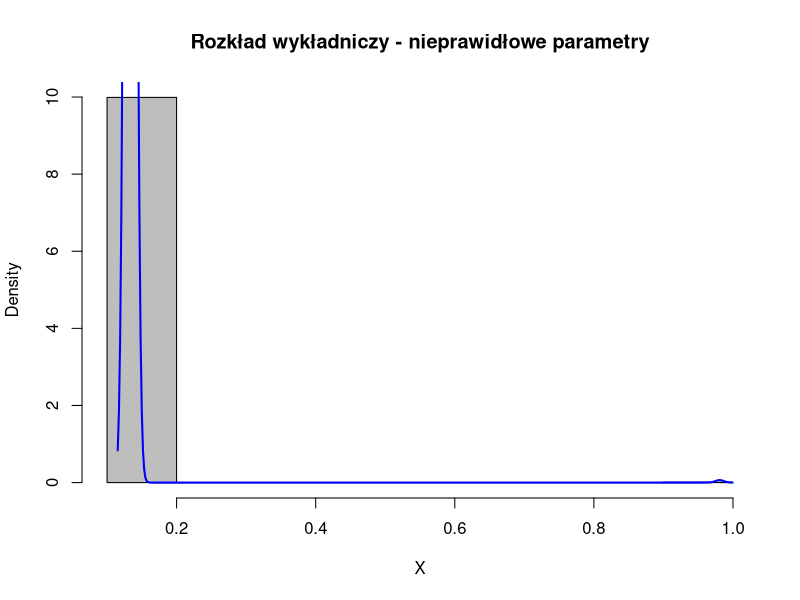
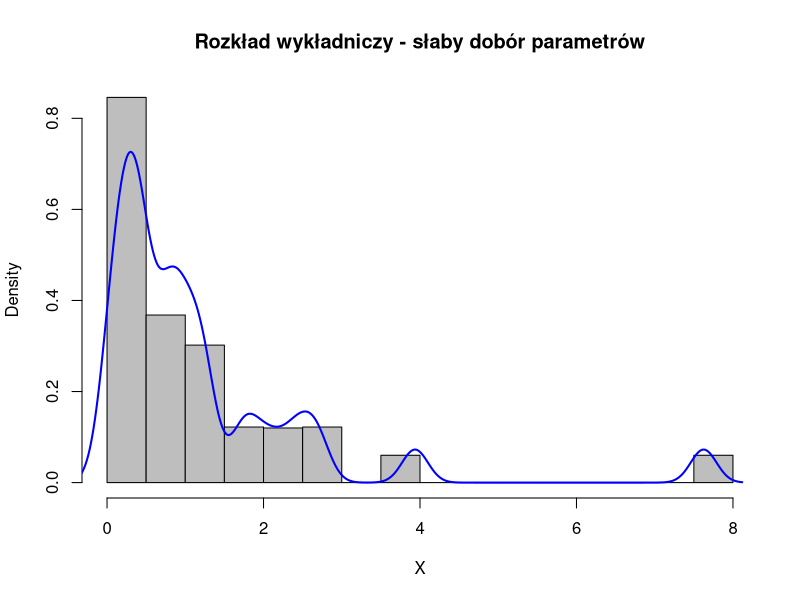
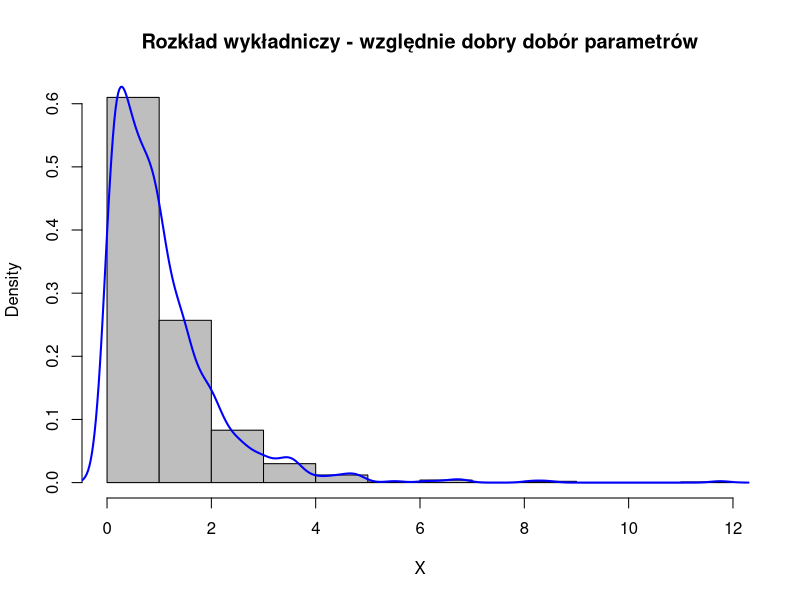
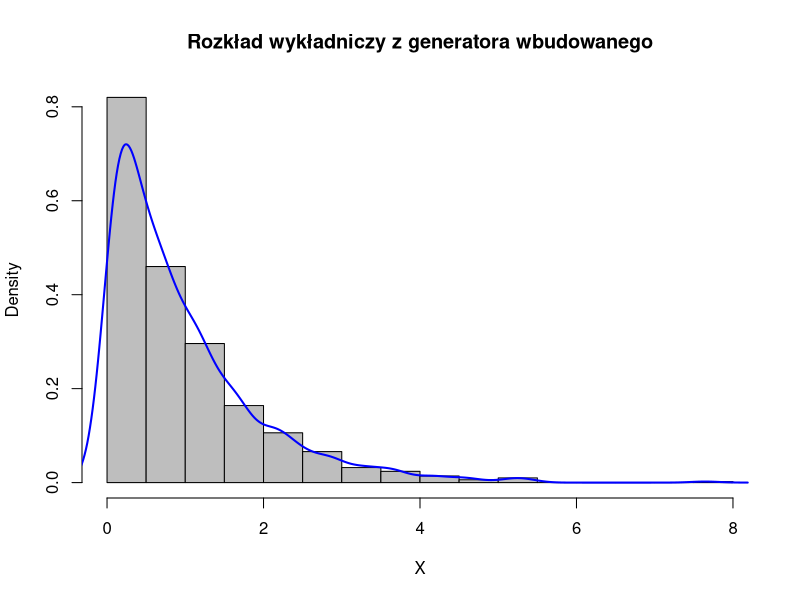
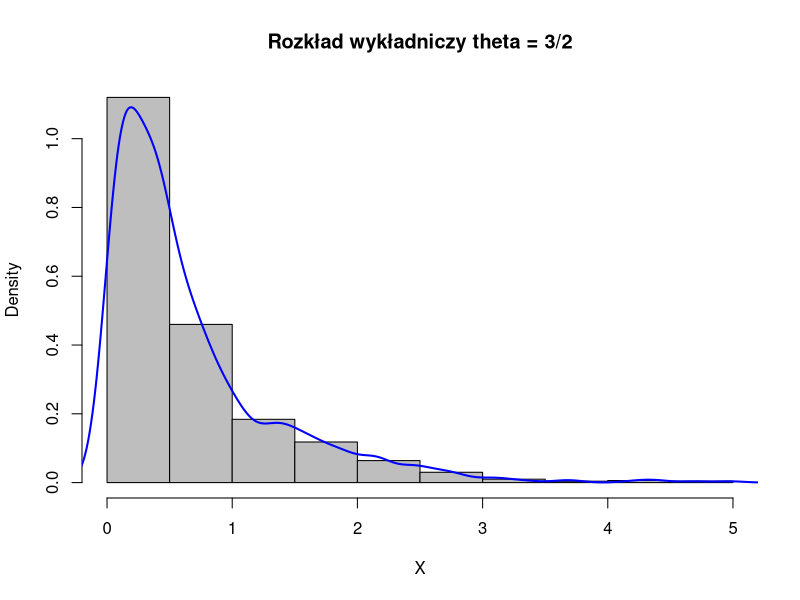
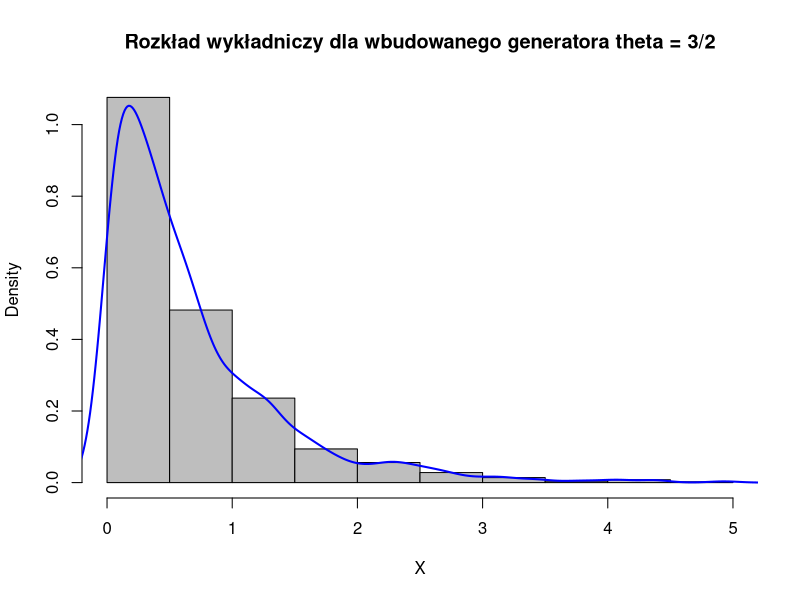
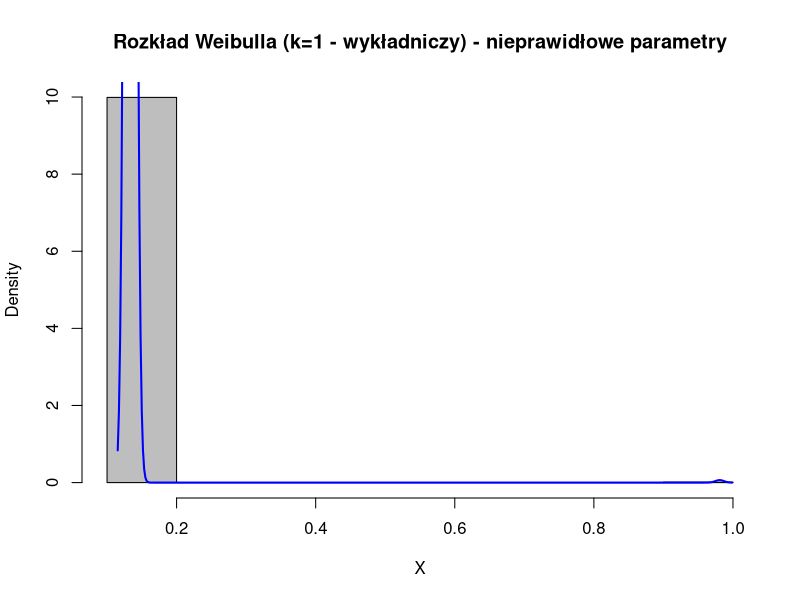
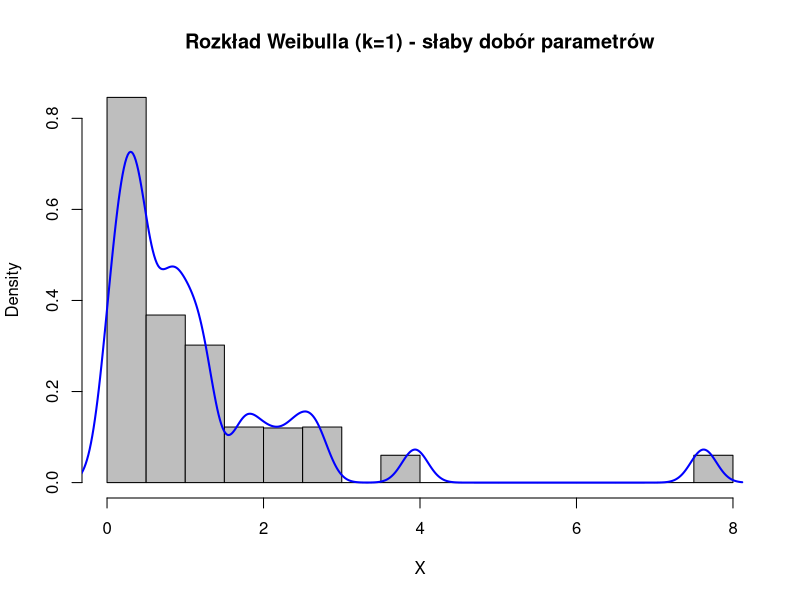

Source code (R) for these figures, in order:
## ---- chunk 1
knitr::opts_chunk$set(echo = FALSE)
## ---- chunk 2
valid <- c(2^31 - 1, 16807, 24, 1)
badvalid <- c(2^11+1, 64, 73,1)
nonvalid <- c(8,2,1,1)


lcgen <- function(n, m, a, c, x){
  
  gen <- vector(length = n)
  
  for (i in 1:n){
    x <- (a * x + c) %% m
    gen[i] <- x/m
  }
  
  return(gen)
}
gcd <- function(x,y) {
  r <- x%%y;
  return(ifelse(r, gcd(y, r), y))
}
prime_division <- function(x,y){
  is_prime <- function(n) n == 2L || all(n %% 2L:max(2,floor(sqrt(n))) != 0)
  
  div <- c(1:(y-1))
  divisors <- div[x %% div == 0]
  
  primes <- c()
  for (i in 1:length(divisors)){
    if (is_prime(divisors[i])==TRUE){
      if ((y-1) %% divisors[i] == 0){
        
        primes <- c(primes, TRUE)
      
      } else {
        print(divisors[i])
        primes <- c(primes, FALSE)
      }
    }
  }
  return(primes)
}
four_division <- function(x,y){
  if (((x %% 4 == 0) & ((y-1) %% 4 == 0)) | ((x %% 4 != 0) & ((y-1) %% 4 != 0))){
    return(TRUE)
  } else {
    return(FALSE)
  }
}
multiplication <- function(x,y){
  if (y %% (x^(y-1)) != 0){
    return(TRUE)
  } else {
    return(FALSE)
  }
}
multi_multiplication <- function(x,y){
  info <- c()
  for (i in 1:(x-2)){
    if (y %% (x^i - 1) == 0){
      info <- c(info, FALSE)
    } else {
      info <- c(info, TRUE)
    }
  }
  return(info)
}
check_assumptions <- function(m,a,c){
  if (c != 0){
    if (gcd(c,m) == 1){
      if (all(prime_division(m, a))==TRUE){
        if (four_division(m, a)==TRUE){
          return("Założenia spełnione!")
        }
        else{
          return("Błąd! Liczba m podzielna przez 4, ale (a-1) nie jest!")
        }
      } else {
        return("Błąd! Nie każda pierwsza liczba dzieląca m dzieli też a-1!")
      }
    } else {
      return("Błąd! Liczby c i m nie są względnie pierwsze!")
    }
  } else if (c == 0){
    if (multiplication(m, a)==TRUE){
      if (all(multi_multiplication(m,a))==TRUE){
        return("Założenia spełnione!")
      } else {
        return("Błąd! Liczba a^j - 1 jest wielokrotnością m dla pewnego j!")
      }
    } else {
      return("Błąd! Liczba a^(m-1) jest wielokrotnością m!")
    }
  } else {
    return("Przypadek nie został obsłużony!")
  }
}
## ---- chunk 3
exp_rand <- function(N,theta,m=valid[1], a=valid[2], c=valid[3], x=valid[4], mode="self"){
  if (check_assumptions(m,a,c) == 'Założenia spełnione!' & mode=="self"){
    U <- lcgen(N,m,a,c,x)
    X <- -1/theta*log(U)

  }
  else if (check_assumptions(m,a,c) != 'Założenia spełnione!' & mode=="self"){
    print("Wartości dla założeń nieprawidłowe!")
    U <- lcgen(N,m,a,c,x)
    X <- -1/theta*log(U)

  }
  else {
    U <- runif(N)
    X <- -1/theta*log(U)
  }
  return(X)
}

## ---- chunk 4
plot_and_check <- function(X, theta, title){
  hist(X, prob=TRUE, col="grey", main=title)
  lines(density(X), col="blue", lwd=2)
  
  mean = 1/theta
  median = log(2)/theta
  var = 1/(theta^2)
  std = sqrt(var)
  
  mean_x = mean(X)
  median_x = median(X)
  var_x = var(X)
  std_x = sqrt(var_x)
  
  t <- c(mean, median, var, std)
  p <- c(mean_x, median_x, var_x, std_x)
  
  print("Wartości teoretyczne:")
  print(paste("Średnia: ", mean, ", Mediana: ", median))
  print(paste("Wariancja: ", var, ", STD: ", std))
  print("Wartości wygenerowane:")
  print(paste("Średnia: ", mean_x, ", Mediana: ", median_x))
  print(paste("Wariancja: ", var_x, ", STD: ", std_x))
  }
## ---- chunk 5
exp <- exp_rand(N=1000, theta=1, m=nonvalid[1], a=nonvalid[2], c=nonvalid[3], x=nonvalid[4])
plot_and_check(exp, theta=1, "Rozkład wykładniczy - nieprawidłowe parametry")
## ---- chunk 6
exp <- exp_rand(N=1000, theta=1, m=badvalid[1], a=badvalid[2], c=badvalid[3], x=badvalid[4])
plot_and_check(exp, theta=1, title= "Rozkład wykładniczy - słaby dobór parametrów")
## ---- chunk 7
exp <- exp_rand(N=1000, theta=1, m=valid[1], a=valid[2], c=valid[3], x=valid[4])
plot_and_check(exp, theta=1, title = "Rozkład wykładniczy - względnie dobry dobór parametrów")
## ---- chunk 8
exp <- rexp(1000, rate=1)
plot_and_check(exp, theta=1, title="Rozkład wykładniczy z generatora wbudowanego")
## ---- chunk 9
exp6 <- exp_rand(N=1000, theta=3/2, mode="implemented")
plot_and_check(exp6, theta=3/2, title = "Rozkład wykładniczy theta = 3/2")
## ---- chunk 10
exp7 <- rexp(1000, rate=3/2)
plot_and_check(exp7, theta=3/2, title= "Rozkład wykładniczy dla wbudowanego generatora theta = 3/2")
## ---- chunk 11
weibull_rand <- function(N,theta,k,m=valid[1], a=valid[2], c=valid[3], x=valid[4], mode="self"){
  if (check_assumptions(m,a,c) == 'Założenia spełnione!' & mode=="self"){
    U <- lcgen(N,m,a,c,x)
    X <- abs(theta)*(-log(U))^(1/k)

  }
  else if (check_assumptions(m,a,c) != 'Założenia spełnione!' & mode=="self"){
    print("Wartości dla założeń nieprawidłowe!")
    U <- lcgen(N,m,a,c,x)
    X <- abs(theta)*(-log(U))^(1/k)

  }
  else {
    U <- runif(N)
    X <- abs(theta)*(-log(U))^(1/k)

  }
  return(X)
}

## ---- chunk 12
plot_and_check_weibull <- function(X, theta, k, title){
  hist(X, prob=TRUE, col="grey", main=title)
  lines(density(X), col="blue", lwd=2)
  
  mean = theta*gamma(1+1/k)
  median = theta*log(2)^(1/k)
  var = theta^2 * gamma(1+2/k) - (theta*gamma(1+1/k))^2
  std = sqrt(var)
  
  mean_x = mean(X)
  median_x = median(X)
  var_x = var(X)
  std_x = sqrt(var_x)
  
  t <- c(mean, median, var, std)
  p <- c(mean_x, median_x, var_x, std_x)
  
  print("Wartości teoretyczne:")
  print(paste("Średnia: ", mean, ", Mediana: ", median))
  print(paste("Wariancja: ", var, ", STD: ", std))
  print("Wartości wygenerowane:")
  print(paste("Średnia: ", mean_x, ", Mediana: ", median_x))
  print(paste("Wariancja: ", var_x, ", STD: ", std_x))
  
  }
## ---- chunk 13
weib <- weibull_rand(N=1000, theta=1, k=1, m=nonvalid[1], a=nonvalid[2], c=nonvalid[3], x=nonvalid[4])
plot_and_check_weibull(weib, theta=1, k =1, title = "Rozkład Weibulla (k=1 - wykładniczy) - nieprawidłowe parametry")
## ---- chunk 14
weib <- weibull_rand(N=1000, theta=1, k =1, m=badvalid[1], a=badvalid[2], c=badvalid[3], x=badvalid[4])
plot_and_check_weibull(weib, theta=1, k=1, title= "Rozkład Weibulla (k=1) - słaby dobór parametrów")
## ---- chunk 15
weib <- weibull_rand(N=1000, theta=1, k=1, m=valid[1], a=valid[2], c=valid[3], x=valid[4])
plot_and_check_weibull(weib, theta=1, k=1, title = "Rozkład Weibulla (k=1) - względnie dobry dobór parametrów")
## ---- chunk 16
exp <- rweibull(1000, scale=1, shape=1)
plot_and_check_weibull(exp, theta=1, k=1,title="Rozkład Weibulla z generatora wbudowanego (dla k=1)")
## ---- chunk 17
weib <- weibull_rand(N=1000, theta=2, k=2, mode="implemented")
plot_and_check_weibull(weib, theta=2, k=2, title = "Rozkład Weibulla (k=2) theta = 2")
## ---- chunk 18
w2 <- rweibull(1000, scale=2, shape=2)
plot_and_check_weibull(w2, theta=2, k=2,title="Rozkład Weibulla z generatora wbudowanego (dla k=2)")
## ---- chunk 19
arcsin_rand <- function(N,m=valid[1], a=valid[2], c=valid[3], x=valid[4], mode="self"){
  if (check_assumptions(m,a,c) == 'Założenia spełnione!' & mode=="self"){
    U <- lcgen(N,m,a,c,x)
    X <- 1/2 - 1/2*cos(U*pi)
  }
  else if (check_assumptions(m,a,c) != 'Założenia spełnione!' & mode=="self"){
    print("Wartości dla założeń nieprawidłowe!")
    U <- lcgen(N,m,a,c,x)
    X <- 1/2 - 1/2*cos(U*pi)
  } else {
    U <- runif(N)
    X <- 1/2 - 1/2*cos(U*pi)
    
  }
  return(X)
}

## ---- chunk 20
plot_and_check_arcsin <- function(X, theta, k, title){
  hist(X, prob=TRUE, col="grey", main=title)
  lines(density(X), col="blue", lwd=2)
  
  mean = 1/2
  median = 1/2
  var = 1/8
  std = sqrt(var)
  
  mean_x = mean(X)
  median_x = median(X)
  var_x = var(X)
  std_x = sqrt(var_x)
  
  t <- c(mean, median, var, std)
  p <- c(mean_x, median_x, var_x, std_x)
  
  print("Wartości teoretyczne:")
  print(paste("Średnia: ", mean, ", Mediana: ", median))
  print(paste("Wariancja: ", var, ", STD: ", std))
  print("Wartości wygenerowane:")
  print(paste("Średnia: ", mean_x, ", Mediana: ", median_x))
  print(paste("Wariancja: ", var_x, ", STD: ", std_x))
  
  }
## ---- chunk 21
arc <- arcsin_rand(N=1000, mode="implemented")
plot_and_check_arcsin(arc, title = "Rozkład arcus sinus N=1000")
## ---- chunk 22
arc <- arcsin_rand(N=10, mode="implemented")
plot_and_check_arcsin(arc, title = "Rozkład arcus sinus N=10")
## ---- chunk 23
arc <- arcsin_rand(N=10000, mode="implemented")
plot_and_check_arcsin(arc, title = "Rozkład arcus sinus N=10000")
## ---- chunk 24
normal_double <- function(N,m=valid[1], a=valid[2], c=valid[3], x=valid[4], mode="self"){
  if ((check_assumptions(m,a,c) == 'Założenia spełnione!' & mode == "self") | mode != "self"){
    X <- c()
    i <- 0
    while(length(X) < N){
      i <- i+1
      if (mode == "self"){
        U <- lcgen(4,m,a,c,x+i)
      } else {
        U <- runif(4)
      }    
      U1 <- U[2]
      U2 <- U[3]
      U3 <- U[4]
      
      tmp <- -log(U1)
      if (U2 > exp(-0.5*(tmp-1)^2)){
        next
      }else if (U3 <= 0.5){
        tmp <- -tmp
      }  
      
      X <- append(X,tmp)
    }
    return(X)
    }else{
      print("Wartości dla założeń nieprawidłowe!")
      return(0)
    }
  }
## ---- chunk 25
plot_and_check_normal <- function(X, title){
  hist(X, prob=TRUE, col="grey", main=title)
  lines(density(X), col="blue", lwd=2)
  
  mean = 0
  median = 0
  var = 1
  std = 1
  
  mean_x = mean(X)
  median_x = median(X)
  var_x = var(X)
  std_x = sqrt(var_x)
  
  t <- c(mean, median, var, std)
  p <- c(mean_x, median_x, var_x, std_x)
  
  print("Wartości teoretyczne:")
  print(paste("Średnia: ", mean, ", Mediana: ", median))
  print(paste("Wariancja: ", var, ", STD: ", std))
  print("Wartości wygenerowane:")
  print(paste("Średnia: ", mean_x, ", Mediana: ", median_x))
  print(paste("Wariancja: ", var_x, ", STD: ", std_x))
  
  }
## ---- chunk 26
nor <- normal_double(N=1000, mode="implemented")
plot_and_check_normal(nor, title = "Standardowy rozkład normalny generowany metodą podwójnego wykładniczego")
## ---- chunk 27
nor <- rnorm(n=1000)
plot_and_check_normal(nor, title = "Standardowy rozkład normalny generowany przez generator wbudowany")
## ---- chunk 28
normal_box <- function(N,m=valid[1], a=valid[2], c=valid[3], x=valid[4], mode="self"){
  if ((check_assumptions(m,a,c) == 'Założenia spełnione!' & mode == "self") | mode != "self"){
    X <- c()
    i <- 0
    while(length(X) < N){
      i <- i+1
      if (mode=="self"){
        U <- lcgen(3,m,a,c,x+i)
      } else{
        U <- runif(3)
      }    
      U1 <- U[2]
      U2 <- U[3]
      R <- -2*log(U1)
      V <- 2*pi*U2
      
      Z1 <- sqrt(R)*cos(V)
      Z2 <- sqrt(R)*sin(V)
      
      
      X <- append(X,c(Z1,Z2))
    }
    return(X)
    }else{
      print("Wartości dla założeń nieprawidłowe!")
      return(0)
    }
  }
## ---- chunk 29
box <- normal_box(N=1000, mode="implemented")
plot_and_check_normal(box, title = "Standardowy rozkład normalny generowany metodą Boxa-Mullera")
## ---- chunk 30
poisson <- function(N,theta,m=valid[1], a=valid[2], c=valid[3], x=valid[4], mode="self"){
  if ((check_assumptions(m,a,c) == 'Założenia spełnione!' & mode == "self") | mode != "self"){
    X <- c()
    i <- 0
    while(length(X) < N){
      p <- exp(-theta)
      Fd <- p
      Nbig <- 0
      
      i <- i+1
      if (mode == "self"){
        U <- lcgen(2,m,a,c,x+i)
      }else{
        U <- runif(2)
      }      
      U1 <- U[2]
      while (U1 > Fd){
        Nbig <- Nbig + 1
        p <- p*theta/Nbig
        Fd <- Fd + p
        }
      X <- append(X,Nbig)
      }
    return(X)
    }else{
      print("Wartości dla założeń nieprawidłowe!")
      return(0)
    }
}
## ---- chunk 31
plot_and_check_poiss <- function(X, theta,title){
  hist(X, prob=TRUE, col="grey", main=title)
  lines(density(X), col="blue", lwd=2)
  
  mean = theta
  median = (theta + 1/3 - 0.02/theta)
  var = theta
  std = 1
  
  mean_x = mean(X)
  median_x = median(X)
  var_x = var(X)
  std_x = sqrt(var_x)
  
  t <- c(mean, median, var, std)
  p <- c(mean_x, median_x, var_x, std_x)
  
  print("Wartości teoretyczne:")
  print(paste("Średnia: ", mean, ", Mediana: ", median))
  print(paste("Wariancja: ", var, ", STD: ", std))
  print("Wartości wygenerowane:")
  print(paste("Średnia: ", mean_x, ", Mediana: ", median_x))
  print(paste("Wariancja: ", var_x, ", STD: ", std_x))
  
  }
## ---- chunk 32
pois <- poisson(N=1000,theta=1, mode="implemented")
plot_and_check_poiss(pois, theta=1, title = "Rozkład Poissona z theta=1 dla N=1000")
## ---- chunk 33
pois <- rpois(1000,1)
plot_and_check_poiss(pois, theta=1, title = "Rozkład Poissona z theta=1 dla N=1000")
## ---- chunk 34
pois <- poisson(N=1000,theta=2, mode="implemented")
plot_and_check_poiss(pois, theta=2, title = "Rozkład Poissona z theta=1 dla N=1000")
## ---- chunk 35
pois <- poisson(N=1000,theta=3, mode="implemented")
plot_and_check_poiss(pois, theta=3, title = "Rozkład Poissona z theta=1 dla N=1000")
## ---- chunk 36
pois <- poisson(N=1000,theta=4, mode="implemented")
plot_and_check_poiss(pois, theta=4, title = "Rozkład Poissona z theta=1 dla N=1000")
## ---- chunk 37
#---------------SYMULACJA CZASU DZIALANIA UKLADU------------------------
#Niezawodnosc teoretyczna
r <- function(t){
  p1 = 1-pweibull(t,shape=3,scale=30)
  p2 = 1-pexp(t,0.05)
  p3 = 1-pexp(t,0.1)
  p4 = 1-pweibull(t,shape=2,scale=50)

  p1*(p2 + p3 - p2*p3)*p4
}

symulacja<-function(n){
  z <- c()
  x1 <- weibull_rand(N=n, theta=30,k=3, mode="implemented")
  x2 <- exp_rand(N=n, theta=0.05, mode="implemented")
  x3 <- exp_rand(N=n, theta=0.1, mode="implemented")
  x4 <- weibull_rand(N=n, theta=50,k=2, mode="implemented")
  
  w <- c()
  wx1 <- rweibull(n,shape=3,scale=30)
  wx2 <- rexp(n,0.05)
  wx3 <- rexp(n,0.1)
  wx4 <- rweibull(n,shape=2,scale=50)
  
  
  for(i in 1:n){
    z[i]<- min(x1[i], max(x2[i],x3[i]),x4[i])
    w[i]<- min(wx1[i], max(wx2[i],wx3[i]),wx4[i])
  }
  
  #Srednia teoretyczna:
  teor <- integrate(r,0,Inf)
  print("Średnia teoretyczna: ")
  print(teor)
  #Z symulacji:
  print("Średnia wartość empiryczna z generatorów własnych: ")
  print(mean(z))
  print("Średnia wartość empiryczna z generatorów wbudowanych: ")
  print(mean(w))
  hist(z, main='Histogram czasu zycia', ylab='czestotliwosc')

}
## ---- chunk 38
symulacja(100)
## ---- chunk 39
symulacja(10000)
